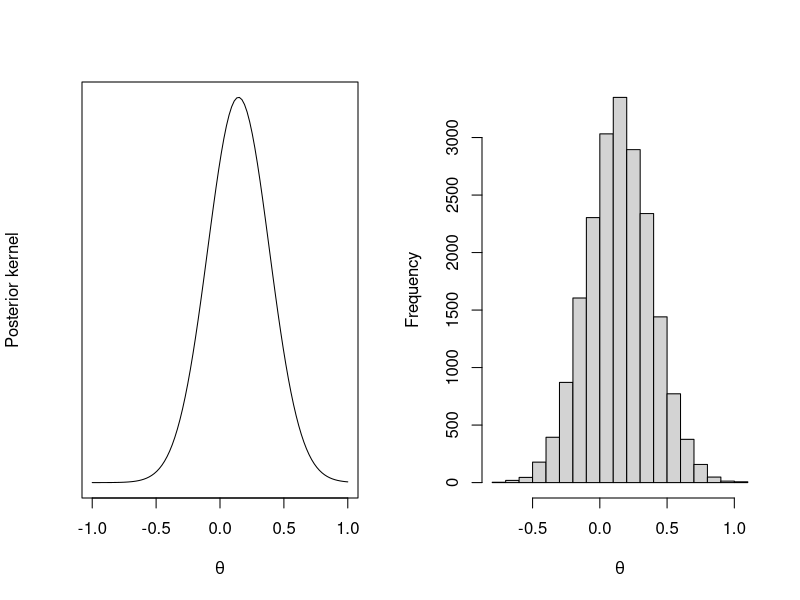
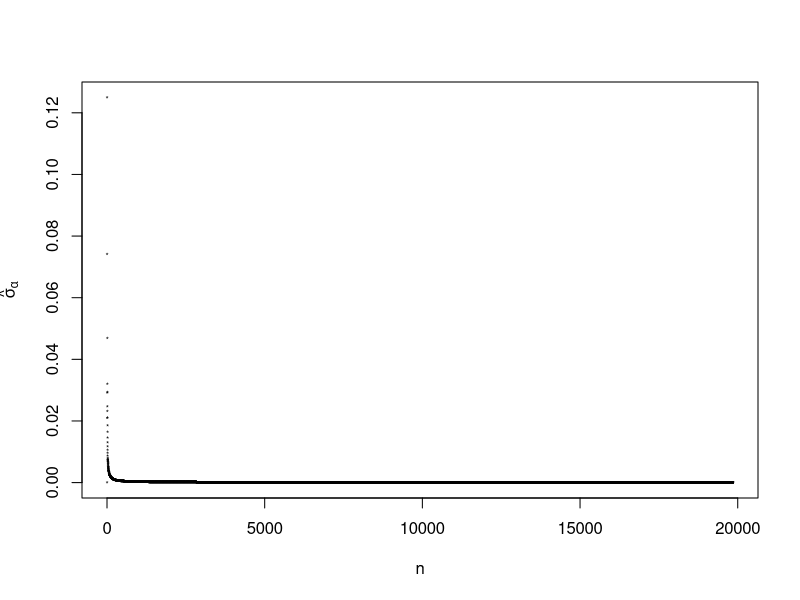
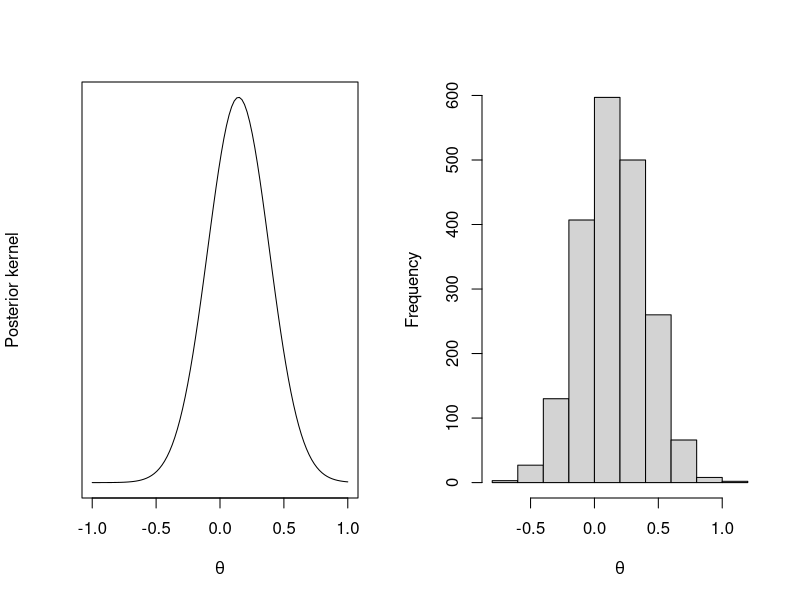
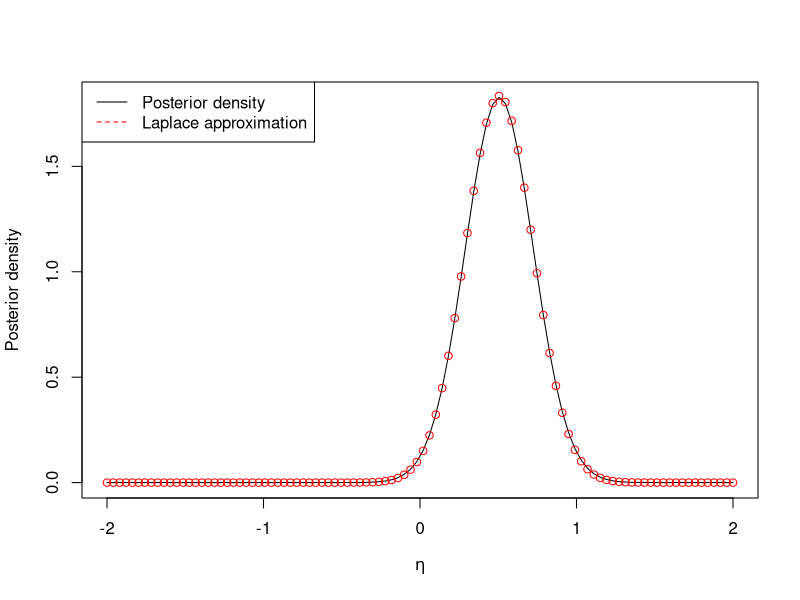
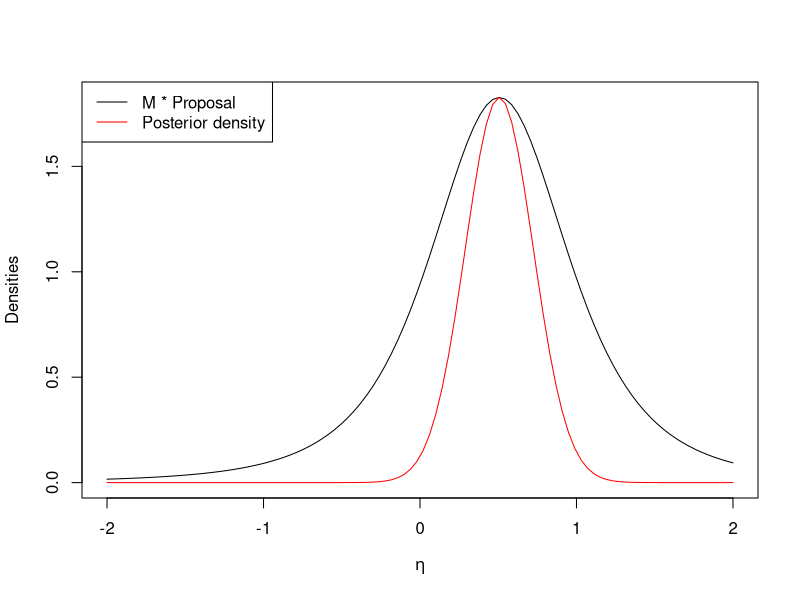
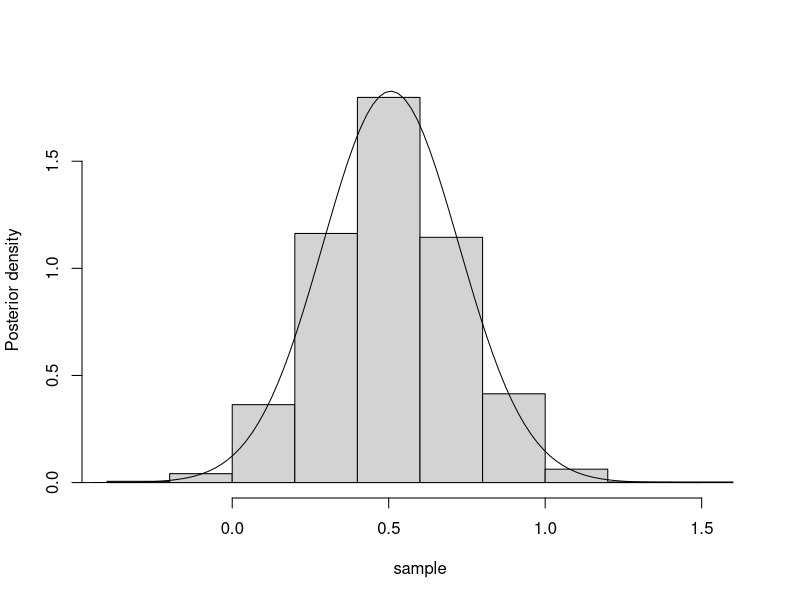

These charts were generated, in order, by the following R code:
## ---- chunk 1
# Initial seed
set.seed(12345)
## ---- chunk 2
# Parameters
mu <- 0
sigma <- 0.25
n_data <- 5
y_data <- 5
## ---- chunk 3
# Posterior kernel
PosteriorKernel <- function(theta){
    ker <- exp(y_data*theta) / (1+exp(theta))^n_data
    ker <- ker * exp(-(theta-mu)^2/(2*sigma^2))
    return (ker)
}  
# Prior kernel as a proposal distribution
ProposalKernel <- function(theta){
    ker <- exp(-(theta-mu)^2/(2*sigma^2))
    return (ker)
}
# Prior normalization
Z <- sqrt(2*pi*sigma^2)
# Sample from proposal
ProposalSample <- function(n=1){
    x <- rnorm(n,mu,sigma)
    return (x)
}
## ---- chunk 4
# Accept-reject algorithm. K = M * Z_target / Z_proposal, where M is the ratio bound in accept-reject algorithm.
AccRej <- function(n, K){
    samples <- c()
    while(length(samples) < n){
        x <- ProposalSample()
        u <- runif(1)
        if(u*K < PosteriorKernel(x) / ProposalKernel(x)){
            samples <- c(samples, x)
        }
  }
  return(samples)
}
## ---- chunk 5
# Sample from from the posterior using the acc-rej algorithm
x <- seq(-4*sigma,4*sigma,length.out = 100)
y <- PosteriorKernel(x)
threshold <- 1e-5
x_ar <- c()
prob <- c()
varest <- c()
count <- 0
min <- 10
max <- 40000

repeat{
    count <- count + 1
    x_ar <- c(x_ar, AccRej(1, K=1))
    prob <- c(prob, length(x_ar[x_ar > 0]) / length(x_ar))
    varest <- c(varest, prob[count] * (1 - prob[count]) / length(x_ar))
    if( ( varest[count] < threshold && count > min ) || count >= max ){
        break
    }
}
alpha <- prob[count]
## ---- chunk 6
# plot
par(mfrow = c(1, 2))
plot(x,y, type="l", xlab=expression(theta), ylab="Posterior kernel", yaxt='n')
hist(x_ar, main="", xlab=expression(theta))
# Restore default plot options
par(mfrow = c(1, 1))
## ---- chunk 7
# Plot of the estimator of the variance of the estimator as a function of the sample size
plot(seq(1,count,1),varest, pch="*", cex=0.5, xlab="n", ylab=expression(hat(sigma)[alpha]))
## ---- chunk 8
print(paste0("Confidence interval [", round(alpha+qnorm(0.025)*sqrt(varest[count]),4), ",", round(alpha+qnorm(0.975)*sqrt(varest[count]),4), "]"))
## ---- chunk 9
# Generate a sample from the proposal distribution
M <- 10000
theta <- ProposalSample(M)
# Calculate and normalize weights
w <- PosteriorKernel(theta) / ProposalKernel(theta)
w <- w / sum(w)
# Perform resampling
m <- 2000
resample <- function(theta, w) {
  indices <- sample(1:M, size = m, replace = TRUE, prob = w)
  return(theta[indices])
}
theta <- resample(theta, w)
alpha <- length(theta[theta > 0]) / length(theta)
sigma_alpha <- alpha*(1-alpha) / length(theta)
## ---- chunk 10
# plot
par(mfrow = c(1, 2))
plot(x,y, type="l", xlab=expression(theta), ylab="Posterior kernel", yaxt='n')
hist(theta, xlab=expression(theta), main="")
# Restore default plot options
par(mfrow = c(1, 1))
## ---- chunk 11
print(paste0("Confidence interval [", round(alpha+qnorm(0.025)*sqrt(sigma_alpha),4), ",", round(alpha+qnorm(0.975)*sqrt(sigma_alpha),4), "]"))
## ---- chunk 12
laplace <- optim(par=0.0, fn= function (x) log(PosteriorKernel(x)), method = "BFGS",  control=list(fnscale=-1), hessian = TRUE)
# Find the mode
mode <- laplace$par
# Find the variance
var <- -1 / (laplace$hessian)
# Normal approximation
alpha <- pnorm(0, mean=mode, sd=sqrt(var), lower.tail=FALSE)
## ---- chunk 13
# Probability that the coin is biased toward heads
print(paste0("Probability that the coin is biased toward heads: ", round(alpha,4)))
## ---- chunk 14
# Clear workspace
rm(list=ls())
## ---- chunk 15
library(knitr)  
x <- 1:4
y <- c(125,18,20,34)  
d <- data.frame(x,y)
names(d) <- c("Category", "Frequency")
kable(d)
## ---- chunk 16
# Posterior kernel
PosteriorKernel <- function(eta){
    ker <- 125*log(2+3*exp(eta)) + 35*eta -199*log(1+exp(eta)) - 197*log(4)
    return (exp(ker))
}
# Posterior normalization
Z_post <- integrate(function(x) (PosteriorKernel(x)), -Inf, Inf)$value
# Posterior density
Posterior <- function(x){
    return ( PosteriorKernel(x) / Z_post )
}  
## ---- chunk 17
laplace <- optim(par=0.0, fn= function (x) log(PosteriorKernel(x)), method = "BFGS",  control=list(fnscale=-1), hessian = TRUE)
# Find the mode
mode <- laplace$par
# Find the variance
var <- -1 / (laplace$hessian)
## ---- chunk 18
# plot
x <- seq(-2, 2, length.out = 100)
y <- Posterior(x)
plot(x,y, type="l", lwd="1", col="black", xlab=expression(eta), ylab="Posterior density")
y <- dnorm(x,mode,sqrt(var))
points(x,y, col="red")
legend( "topleft", legend=c( "Posterior density", "Laplace approximation"), col=c("black", "red"), lty=c(1,2))
## ---- chunk 19
print(paste0("Mean value: ", round(mode,4)))
print(paste0("Standard deviation: ", round(sqrt(var),4)))
## ---- chunk 20
low_eta <- round(mode+qnorm(0.025)*sqrt(var),4)
high_eta <- round(mode+qnorm(0.975)*sqrt(var),4)
CI_la <- c("Confidence interval", "[", low_eta, ",", high_eta, "]")
print(paste0(CI_la, collapse=""))
CI_la <- CI_la[-1]
## ---- chunk 21
low_theta <- round(exp(low_eta) / (1 + exp(low_eta)),4)
high_theta <- round(exp(high_eta) / (1 + exp(high_eta)),4)
CI_la_theta <- c("Confidence interval", "[", low_theta, ",", high_theta, "]")
print(paste0(CI_la_theta, collapse=""))
## ---- chunk 22
library(mnormt)
dof = 3
# Proposal distrubution
Proposal <- function(x){
  return(dmt(x, mean=mode, S=sqrt(var), df = dof))
}
# Sample from proposal
ProposalSample <- function(n=1){
    x <- rmt(n, mode, sqrt(var), dof)
    return (x)
}
## ---- chunk 23
# Sample from from the posterior using the acc-rej algorithm.
optim <- optim(par=0.0, fn= function (x) Posterior(x) / Proposal(x), method = "BFGS",  control=list(fnscale=-1))
M <- optim$value
print(paste0(c("M=", round(M,4)), collapse=""))
## ---- chunk 24
# plot
x <- seq(-2, 2, length.out = 100)
y <- M * dmt(x,mode,sqrt(var),dof)
plot(x,y, type="l", ylim=c(0,max(y)), xlab=expression(eta), ylab="Densities")
y <- Posterior(x)
lines(x,y, col="red", ylab="Posterior density")
legend( "topleft", legend=c( "M * Proposal", "Posterior density"), col=c("black", "red"), lty=c(1,1))
## ---- chunk 25
# Accept-reject algorithm
AccRej <- function(n, M){
    samples <- c()
    while(length(samples) < n){
        x <- ProposalSample()
        u <- runif(1)
        if(u*M < Posterior(x) / Proposal(x)){
            samples <- c(samples, x)
        }
  }
  return(samples)
}
## ---- chunk 26
threshold <- 1e-8
x_ar <- c()
varest <- c()
count <- 0
min <- 10

repeat{
    count <- count + 1
    x_ar <- c(x_ar, AccRej(1, M))
    varest <- c(varest, sd(x_ar))
    if(abs(varest[count]-varest[count-1]) < threshold && count > min){
        break
    }
}

x_ar <- x_ar[-1]
varest <- varest[-1]
count <- count -1

mean <- mean(x_ar)
sdv <- varest[count]
## ---- chunk 27
# plot
x <- seq(-0.5, 1.5, length.out = 100)
y <- Posterior(x)
hist(x_ar, main="", xlab="sample", ylab="Posterior density", freq=FALSE)
lines(x,y, type="l")
## ---- chunk 28
print(paste0("Mean value: ", round(mean,4)))
print(paste0("Standard deviation: ", round(sdv,4)))
## ---- chunk 29
CI_ac <- c("Confidence interval", "[", round(mean+qnorm(0.025)*sdv,4), ",", round(mean+qnorm(0.975)*sdv,4), "]")
print(paste0(CI_ac, collapse=""))
CI_ac <- CI_ac[-1]
## ---- chunk 30
# Clear workspace
rm(list=ls())
## ---- chunk 31
x <- c(1, 2, 3, 4, 5, 6, 7, 8, 9, 10, 11, 12, 13, 14, 15, 16, 17, 18)
y <- c(15, 11, 14, 17, 5, 11, 10, 4, 8, 10, 7, 9, 11, 3, 6, 1, 1, 4)
d <- data.frame(x,y)
names <- c("Months", "$y_i$")
kable(d)
## ---- chunk 32
# Constants
N <- length(x)
A <- sum(y)
D <- sum(y * seq_along(y))
# Auxiliary function
func <- function(beta1){
    res <- sum(exp(beta1*x))
    return (res)
}
# log posterior, up to the additive constant (related to the normalization)
logPost <- function(beta){
    beta0 <- beta[1]
    beta1 <- beta[2]
    res <- A*beta0 + D*beta1 - func(beta1)*exp(beta0)
    return (res)
}
# Posterior kernel
PosteriorKernel <- function(beta){
    return (exp(logPost(beta)))
}
## ---- chunk 33
laplace <- optim(par=c(0, -0.5), fn = logPost, control=list(fnscale=-1), method = "Nelder-Mead", hessian = TRUE)
# Find the mode
mode <- laplace$par
# Find the variance
Sigma <- -solve(laplace$hessian)
var <- Sigma[2,2]
## ---- chunk 34
print(paste0("Mean value: ", round(mode[2],4)))
print(paste0("Standard deviation: ", round(sqrt(var),4)))
## ---- chunk 35
library(mvtnorm)
dof <- 5
# Proposal density. A multivariate t (parameters given by the Laplace's approximation)
Proposal <- function(x){
    return (dmvt(x, delta=mode, sigma=Sigma, df=dof, type="shifted", log=FALSE))
}
ProposalSample <- function(n=1){
    return (rmvt(n=n, sigma=Sigma, df=dof, delta=mode, type="shifted"))
}
## ---- chunk 36
# Generate a sample from the proposal distribution
m <- 1000
M <- m * 10
betasample <- ProposalSample(M)
# Calculate and normalize weights
weights <- function(betasample){
    numer <- apply(betasample, 1, PosteriorKernel)
    denom <- apply(betasample, 1, Proposal)
    w <- numer / denom
    w <- w / sum(w)
    return (w)
}
w <- weights(betasample)
# Perform resampling
resample <- function(betasample, w){
  indices <- sample(1:M, size = m, replace = TRUE, prob = w)
  return(betasample[indices,])
}
betasample <- resample(betasample, w)
## ---- chunk 37
print(paste0("Mean value: ", round(mean(betasample[,2]),4)))
print(paste0("Standard deviation: ", round(sd(betasample[,2]),4)))
## ---- chunk 38
# Clear workspace exept specified objects
rm(list=ls())
## ---- chunk 39
x <- c(1545, 1440, 1440, 1520, 1580, 1540, 1555, 1490, 1560, 1495, 1595, 1550, 1605, 1510, 1560, 1445, 1440, 1595, 1465, 1545, 1595, 1630, 1515, 1635, 1625, 1520, 1455, 1450, 1480, 1445)
x <- matrix(x, ncol=5, byrow=TRUE)
dimnames(x) <- list(1:6, paste0("S", 1:5))  
kable(x, row.names=TRUE)      
## ---- chunk 40
# Define some parameters
N <- length(x[,1])          # number of batches
n <- length(x[1,])          # number of data in each batch
mu <- rowMeans(x)           # mean value for each batch
S <- rowSums((x-mu)^2)      # within sum of squares for each batch
## ---- chunk 41
# Log-Posterior density
logPost <- function(theta){
    # extract theta
    t1 <- theta[1]
    t2 <- theta[2]
    t3 <- theta[3]
    # parameters
    a <- (n-1) / 2
    var <- exp(2*t2)/n + exp(2*t3)
    b <- exp(-2*t2) / 2
    # calculate the result
    res <- 2*N*(t2+t3)
    res <- sum(dnorm(mu, mean=t1, sd=sqrt(var), log=TRUE))
    res <- res + sum(dgamma(S, shape = a, rate = b, log = TRUE))   
    return (res)
}
## ---- chunk 42
scaling <- 1
## ---- chunk 43
start1        <- c(1500, 3, 3)
optimization1 <- optim(par=start1, fn=logPost, control=list(fnscale=-scaling), method="CG", hessian = TRUE)
mode1         <- optimization1$par
increment1    <- abs(mode1-start1)
## ---- chunk 44
start2        <- c(1500, 1, 1)
optimization2 <- optim(par=start2, fn=logPost, control=list(fnscale=-scaling), method="CG", hessian = TRUE)
mode2         <- optimization2$par
increment2    <- abs(mode2-start2)
## ---- chunk 45
start3        <- c(1500, 10, 10)
optimization3 <- optim(par=start3, fn=logPost, control=list(fnscale=-scaling), method="CG", hessian = TRUE)
mode3         <- optimization3$par
increment3    <- abs(mode3-start3)
## ---- chunk 46
mode <- mode1
V <- -solve(optimization1$hessian)
lowery <- mode[2]-qnorm(0.95)*sqrt(V[2,2])
uppery <- mode[2]+qnorm(0.95)*sqrt(V[2,2])
lowerb <- mode[3]-qnorm(0.95)*sqrt(V[3,3])
upperb <- mode[3]+qnorm(0.95)*sqrt(V[3,3])
## ---- chunk 47
lowervary <- exp(2*lowery)
uppervary <- exp(2*uppery)
lowervarb <- exp(2*lowerb)
uppervarb <- exp(2*upperb)
